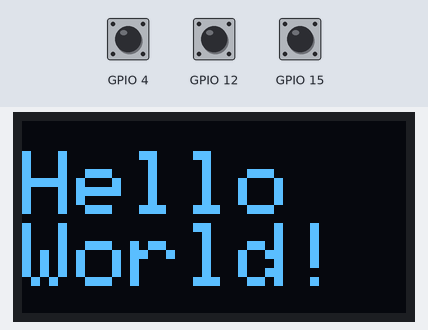
Bench run of a sketch on a simulated ESP32. Parts: 128×64 one-colour display. The test bench sets the inputs (shaded band); at power-on: GPIO 4 HIGH, GPIO 15 HIGH, GPIO 12 HIGH. What the sketch prints to the serial monitor is not drawn.

Above: at 4.2 s.
4.3 s: GPIO 4 pulled LOW for 0.15 s
At 4.9 s:
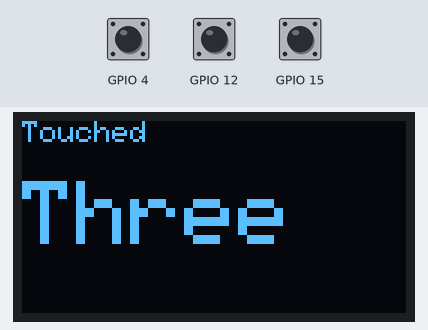
5.9 s: GPIO 15 pulled LOW for 0.15 s
At 7.3 s:
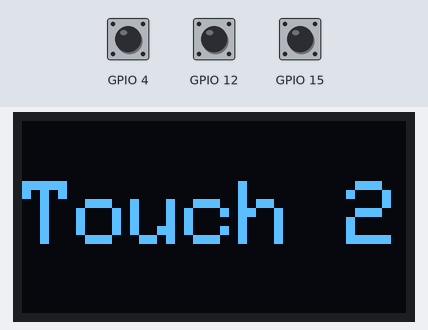
7.8 s: GPIO 12 pulled LOW for 0.15 s
At 9.5 s:
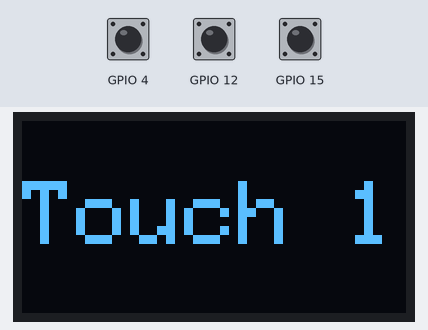
9.8 s: GPIO 4 pulled LOW for 1 s
At 11.0 s:
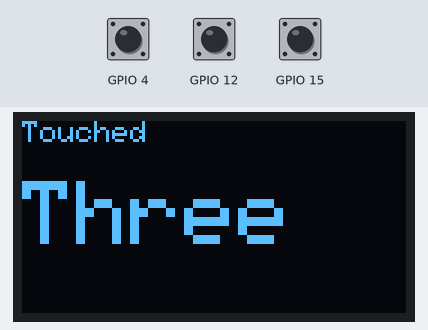
12.3 s: GPIO 12 pulled LOW for 1 s
At 13.5 s:
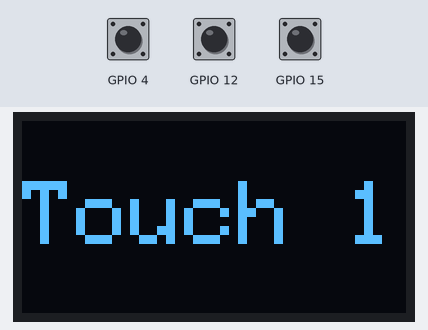
Timing chart, 0 to 15.3 s (numbered marks = the images above; inputs shaded):
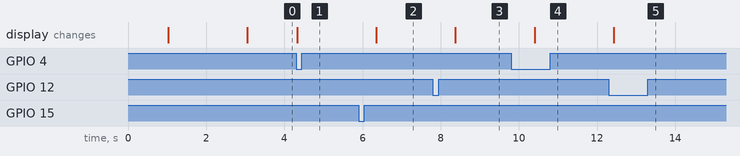

The sketch:

C7_TouchInterruptESP32_OLED.ino
```cpp
/* @cmoz
 *
 * Activity 7.6: Adding an OLED for displaying information
 *
 * This is an example how to use Touch Interrupts
 * The bigger the threshold, the more sensitive the touch
 * Testing 3 touch input pins
 *
 * Also the output will display on an OLED which touch was triggered
 *
 */

#include <Wire.h>
#include "Adafruit_GFX.h"
#include "Adafruit_SSD1306.h"

#define SCREEN_WIDTH 128 // OLED display width,  in pixels
#define SCREEN_HEIGHT 64 // OLED display height, in pixels

// declare an SSD1306 display object connected to I2C
Adafruit_SSD1306 oled(SCREEN_WIDTH, SCREEN_HEIGHT, &Wire, -1);


int threshold = 40;
bool touch1detected = false;
bool touch2detected = false;
bool touch3detected = false;

void setup() {
  Serial.begin(115200);
  delay(1000); // give me time to bring up serial monitor
  Serial.println("ESP32 Touch Interrupt Test");
  touchAttachInterrupt(T5, gotTouch1, threshold);
  touchAttachInterrupt(T3, gotTouch2, threshold);
  touchAttachInterrupt(T0, gotTouch3, threshold);

  // initialize OLED display with address 0x3C for 128x64
  if (!oled.begin(SSD1306_SWITCHCAPVCC, 0x3C)) {
    Serial.println(F("SSD1306 allocation failed"));
    while (true);
  }

  delay(2000);         // wait for initializing
  oled.clearDisplay(); // clear display

  oled.setTextSize(3);          // text size
  oled.setTextColor(WHITE);     // text color
  oled.setCursor(0, 10);        // position to display
  oled.println("Hello  World!"); // text to display
  oled.display();               // show on OLED
}

void loop(){
  if(touch1detected){
    touch1detected = false;
    Serial.println("Touch 1 detected: GPIO 12");
    oled.clearDisplay();
    oled.setTextSize(3);          // text size
    oled.setTextColor(WHITE);     // text color
    oled.setCursor(0, 20);        // position to display
    oled.println("Touch 1");      // text to display
    oled.display();               // show on OLED
    delay(2000);
  }
  if(touch2detected){
    touch2detected = false;
    Serial.println("Touch 2 detected : GPIO 15");
    oled.clearDisplay();
    oled.setTextSize(3);          // text size
    oled.setTextColor(WHITE);     // text color
    oled.setCursor(0, 20);        // position to display
    oled.println("Touch 2");      // text to display
    oled.display();               // show on OLED
    delay(2000);
  }
  if(touch3detected){
    touch3detected = false;
    Serial.println("Touch 3 detected: GPIO 4");
    oled.clearDisplay();
    oled.setTextSize(1);          // text size
    oled.setTextColor(WHITE);     // text color
    oled.setCursor(0, 0);        // position to display
    oled.println("Touched");      // text to display
    oled.setTextSize(3);          // text size
    oled.setTextColor(WHITE);     // text color
    oled.setCursor(0, 20);        // position to display
    oled.println("Three");      // text to display
    oled.display();               // show on OLED
    delay(2000);
  }
}

void gotTouch1(){
 touch1detected = true;
}

void gotTouch2(){
 touch2detected = true;
}

void gotTouch3(){
 touch3detected = true;
}
```

Measured:
- after the input at 4.3 s, the display: changes at once (image 1)
- after the input at 5.9 s, the display: changes after 0.45 s (image 2)
- after the input at 7.8 s, the display: changes after 0.58 s (image 3)
- after the input at 9.8 s, the display: changes after 0.60 s (image 4)
- after the input at 12.3 s, the display: changes after 0.13 s (image 5)
